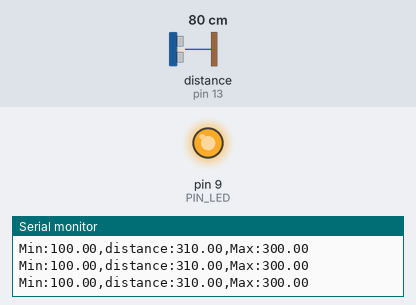
Simulated run of this sketch. Board: Arduino Uno, built with avr-gcc and run on an emulated ATmega328P. On the bench: output pins drawn as LEDs (lit = HIGH), the last lines printed to the serial monitor. Wiring (inferred from the names in the program): ultrasonic range finder: trigger pin 12; echo pin 13. The test bench sets the inputs (shaded band); at power-on: distance to the obstacle (sensor on pin 13) 80 cm. The echo pulse lasts 58.3 µs per cm; pins used as bus, display or sensor lines are not drawn.

Above: at 1.2 s.
1.3 s: distance to the obstacle (sensor on pin 13) set to 18 cm
At 3.5 s:
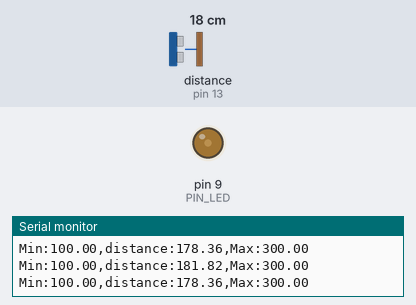
4.3 s: distance to the obstacle (sensor on pin 13) set to 2 cm
Timing chart, 0 to 7.3 s (numbered marks = the images above; inputs shaded):
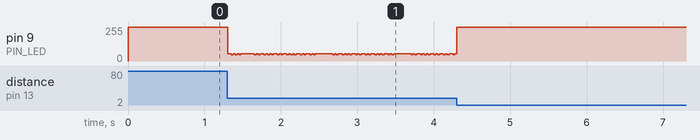

The sketch:

08_example_2.ino
```cpp
#define PIN_LED  9
#define PIN_TRIG 12
#define PIN_ECHO 13

#define SND_VEL 346.0
#define INTERVAL 25
#define PULSE_DURATION 10
#define _DIST_MIN 100.0
#define _DIST_MAX 300.0

#define TIMEOUT ((INTERVAL / 2) * 1000.0)
#define SCALE (0.001 * 0.5 * SND_VEL)

unsigned long last_sampling_time;

void setup() {
  pinMode(PIN_LED, OUTPUT);
  pinMode(PIN_TRIG, OUTPUT);
  pinMode(PIN_ECHO, INPUT);
  digitalWrite(PIN_TRIG, LOW);
  analogWrite(PIN_LED, 255);

  Serial.begin(57600);
}

int distance_to_pwm(float distance) {
  float ratio = 1.0 - fabs(distance - 200.0) / 100.0;
  if (ratio < 0.0) ratio = 0.0;
  if (ratio > 1.0) ratio = 1.0;
  return 255 - (int)(ratio * 255.0 + 0.5);
}

float USS_measure(int TRIG, int ECHO) {
  digitalWrite(TRIG, HIGH);
  delayMicroseconds(PULSE_DURATION);
  digitalWrite(TRIG, LOW);

  return pulseIn(ECHO, HIGH, TIMEOUT) * SCALE;
}

void loop() {
  float distance;

  if (millis() < (last_sampling_time + INTERVAL))
    return;

  distance = USS_measure(PIN_TRIG, PIN_ECHO);

  if ((distance == 0.0) || (distance > _DIST_MAX)) {
    distance = _DIST_MAX + 10.0;
  } else if (distance < _DIST_MIN) {
    distance = _DIST_MIN - 10.0;
  }

  analogWrite(PIN_LED, distance_to_pwm(distance));

  Serial.print("Min:");        Serial.print(_DIST_MIN);
  Serial.print(",distance:");  Serial.print(distance);
  Serial.print(",Max:");       Serial.print(_DIST_MAX);
  Serial.println("");

  last_sampling_time += INTERVAL;
}
```
